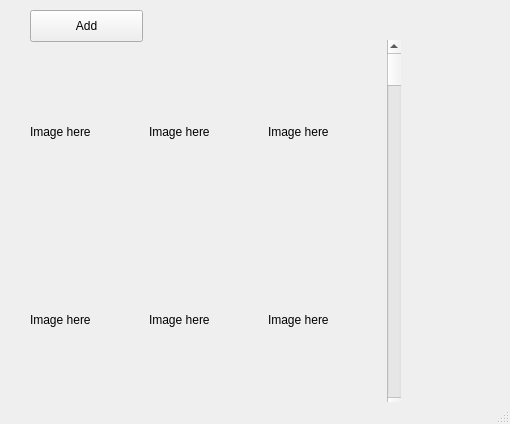
<?xml version="1.0" encoding="UTF-8"?>
<ui version="4.0">
 <class>MainWindow</class>
 <widget class="QMainWindow" name="MainWindow">
  <property name="geometry">
   <rect>
    <x>0</x>
    <y>0</y>
    <width>510</width>
    <height>424</height>
   </rect>
  </property>
  <property name="windowTitle">
   <string>MainWindow</string>
  </property>
  <widget class="QWidget" name="centralwidget">
   <widget class="QPushButton" name="addButton">
    <property name="geometry">
     <rect>
      <x>30</x>
      <y>10</y>
      <width>113</width>
      <height>32</height>
     </rect>
    </property>
    <property name="text">
     <string>Add</string>
    </property>
   </widget>
   <widget class="QWidget" name="gridLayoutWidget">
    <property name="geometry">
     <rect>
      <x>30</x>
      <y>40</y>
      <width>371</width>
      <height>371</height>
     </rect>
    </property>
    <layout class="QGridLayout" name="gridLayout_2">
     <item row="0" column="1">
      <widget class="QLabel" name="label_7">
       <property name="text">
        <string>Image here</string>
       </property>
      </widget>
     </item>
     <item row="1" column="0">
      <widget class="QLabel" name="label_8">
       <property name="text">
        <string>Image here</string>
       </property>
      </widget>
     </item>
     <item row="1" column="2">
      <widget class="QLabel" name="label_9">
       <property name="text">
        <string>Image here</string>
       </property>
      </widget>
     </item>
     <item row="0" column="0">
      <widget class="QLabel" name="label_10">
       <property name="text">
        <string>Image here</string>
       </property>
      </widget>
     </item>
     <item row="0" column="4" rowspan="2">
      <widget class="QScrollBar" name="verticalScrollBar_2">
       <property name="orientation">
        <enum>Qt::Vertical</enum>
       </property>
      </widget>
     </item>
     <item row="1" column="1">
      <widget class="QLabel" name="label_11">
       <property name="text">
        <string>Image here</string>
       </property>
      </widget>
     </item>
     <item row="0" column="2">
      <widget class="QLabel" name="label_12">
       <property name="text">
        <string>Image here</string>
       </property>
      </widget>
     </item>
    </layout>
   </widget>
  </widget>
  <widget class="QMenuBar" name="menubar">
   <property name="geometry">
    <rect>
     <x>0</x>
     <y>0</y>
     <width>510</width>
     <height>22</height>
    </rect>
   </property>
  </widget>
  <widget class="QStatusBar" name="statusbar"/>
 </widget>
 <resources/>
 <connections/>
</ui>
